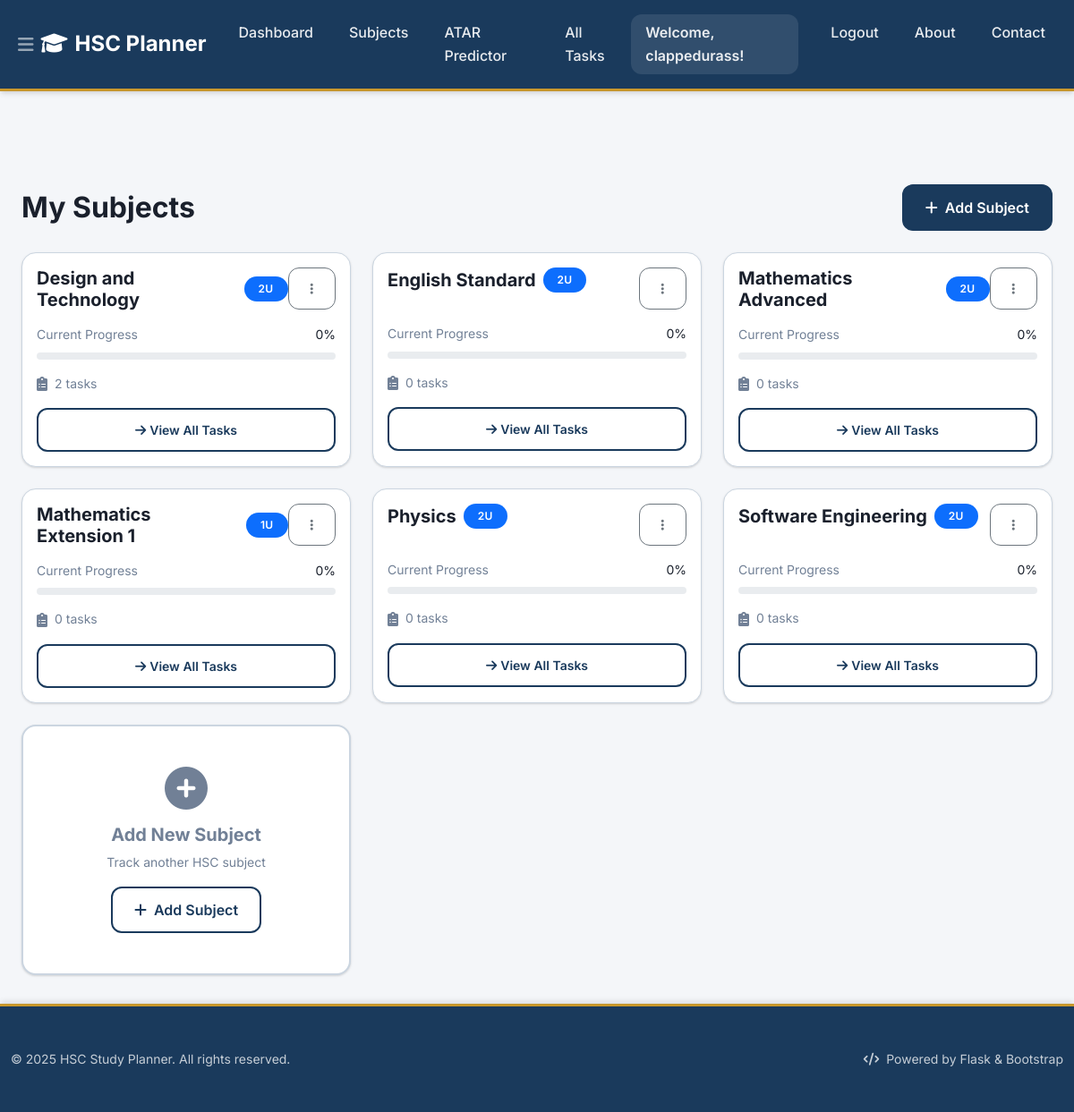
Page /subjects (signed in) on the earlier database version.
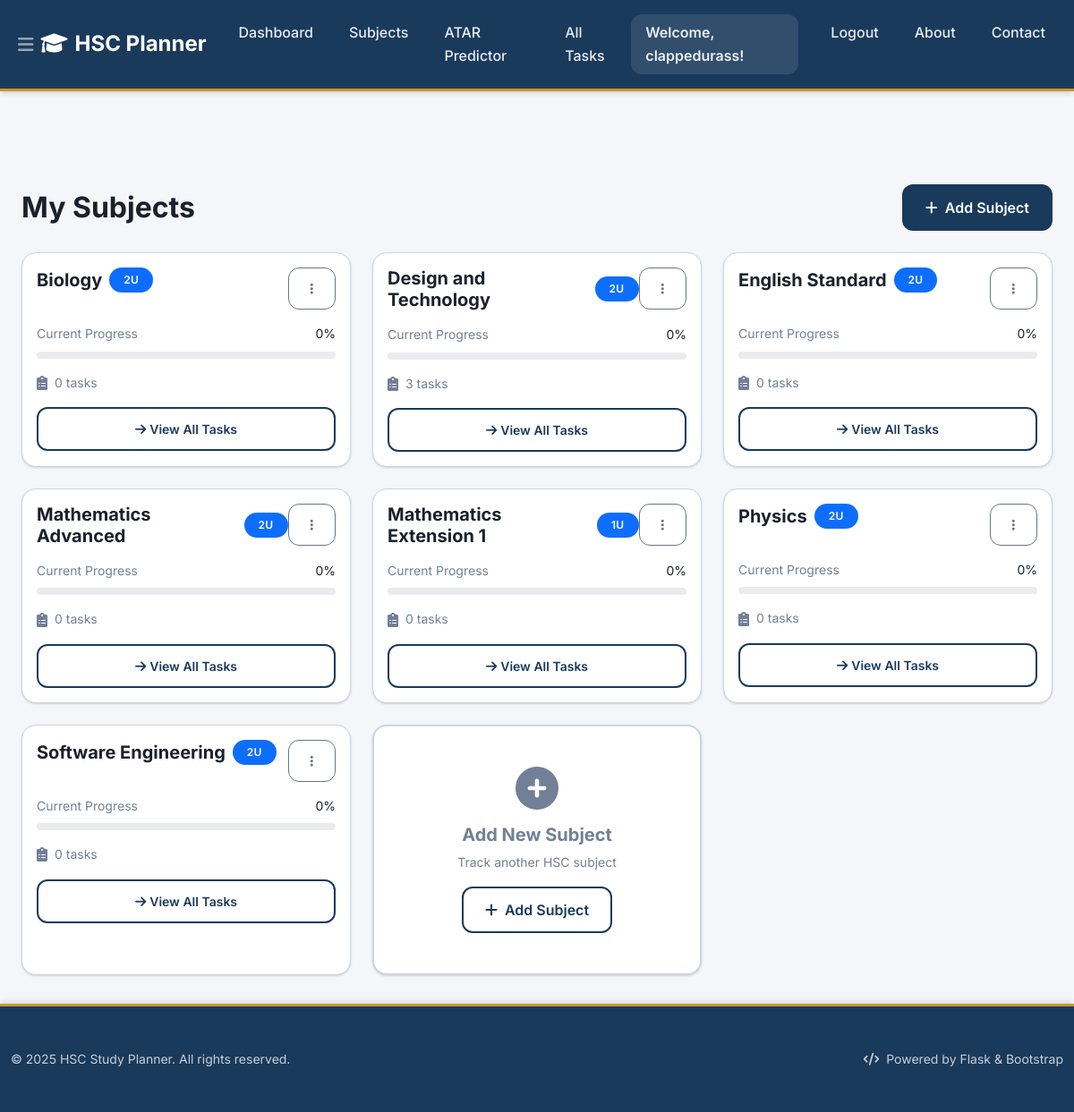
Same page on the later database version.
### tables this page shows
CREATE TABLE subjects (
                id INTEGER PRIMARY KEY AUTOINCREMENT,
                name TEXT NOT NULL,
                user_id INTEGER NOT NULL,
                units INTEGER NOT NULL DEFAULT 2,
                target_mark INTEGER,
                FOREIGN KEY (user_id) REFERENCES users (id),
                UNIQUE(user_id, name)
            );

### Task_Organiser/app.py (the view)
    @app.route('/subjects')
    @login_required
    def subjects():
        db = get_db()
        try:
            cursor = db.execute("PRAGMA table_info(subjects)")
            columns = [column[1] for column in cursor.fetchall()]
            if 'units' in columns and 'target_mark' in columns:
                subjects = db.execute('SELECT * FROM subjects WHERE user_id = ? ORDER BY name', (g.user['id'],)).fetchall()
            else:
                subjects = db.execute('SELECT id, name, user_id FROM subjects WHERE user_id = ? ORDER BY name', (g.user['id'],)).fetchall()
            subjects_list = []
            for subject in subjects:
                subject_dict = dict(subject)
                if 'units' not in subject_dict:
                    subject_dict['units'] = 2
                if 'target_mark' not in subject_dict:
                    subject_dict['target_mark'] = None
                if 'estimated_mark' not in subject_dict:
                    subject_dict['estimated_mark'] = 0
                task_count = db.execute('SELECT COUNT(*) as count FROM tasks WHERE user_id = ? AND subject_id = ?',
                                    (g.user['id'], subject_dict['id'])).fetchone()
                subject_dict['task_count'] = task_count['count'] if task_count else 0
                subjects_list.append(subject_dict)
            return render_template('subjects.html', subjects=subjects_list)
        except Exception as e:
            return render_template('subjects.html', subjects=[])

### Task_Organiser/app.py (called while the page is built)
def login_required(view):
    @wraps(view)
    def wrapped_view(**kwargs):
        if g.user is None:
            return redirect(url_for('login'))
        return view(**kwargs)
    return wrapped_view

### Task_Organiser/db.py (called while the page is built)
def get_db():
    if 'db' not in g:
        database_path = current_app.config['DATABASE']
        g.db = sqlite3.connect(database_path)
        g.db.row_factory = sqlite3.Row
    return g.db

### Task_Organiser/templates/subjects.html (shortened to what this page needs)
{% extends 'base.html' %}
{% block content %}
<div class="container mt-5">
    <div class="d-flex justify-content-between align-items-center mb-4">
        <h2 class="mb-0 fw-bold">My Subjects</h2>
        <button class="btn btn-primary" data-bs-toggle="modal" data-bs-target="#addSubjectModal">
            <i class="fas fa-plus me-2"></i>Add Subject
        </button>
    </div>
    <div class="row g-3 g-md-4">
        {% if subjects %}
            {% for subject in subjects %}
            <div class="col-12 col-md-6 col-lg-4">
                <div class="card card-subject h-100">
                    <div class="card-body">
                        <div class="d-flex justify-content-between align-items-start mb-3">
                            <div class="d-flex align-items-center">
                                <h5 class="card-title fw-bold mb-0 me-2">{{ subject.name }}</h5>
                                <span class="badge bg-primary">{{ subject.units }}u</span>
                            </div>
                            <div class="dropdown">
                                <button class="btn btn-sm btn-outline-secondary" type="button" data-bs-toggle="dropdown">
                                    <i class="fas fa-ellipsis-v"></i>
                                </button>
                            </div>
                        </div>
                        <div class="mb-3">
                            <div class="d-flex justify-content-between align-items-center mb-2">
                                <small class="text-muted">Current Progress</small>
                                <small class="fw-semibold">{{ subject.estimated_mark }}%</small>
                            </div>
                            <div class="progress" style="height: 8px;">
                            </div>
                        </div>
                        <div class="d-flex align-items-center text-muted">
                            <i class="fas fa-clipboard-list me-2"></i>
                            <small>{{ subject.task_count }} tasks</small>
                        </div>
                        <div class="mt-3">
                            <a href="{{ url_for('index') }}?subject_id={{ subject.id }}"
                               class="btn btn-outline-primary btn-sm w-100">
                                <i class="fas fa-arrow-right me-1"></i>View All Tasks
                            </a>
                        </div>
                    </div>
                </div>
            </div>
            {% endfor %}
        {% endif %}
        {% if subjects %}
        <div class="col-12 col-md-6 col-lg-4">
            <div class="card h-100 border-2 border-dashed" style="border-color: var(--border); min-height: 280px;">
                <div class="card-body d-flex flex-column justify-content-center align-items-center text-center">
                    <i class="fas fa-plus-circle text-muted mb-3" style="font-size: 3rem;"></i>
                    <h5 class="text-muted mb-2">Add New Subject</h5>
                    <p class="text-muted small mb-3">Track another HSC subject</p>
                    <button class="btn btn-outline-primary" data-bs-toggle="modal" data-bs-target="#addSubjectModal">
                        <i class="fas fa-plus me-2"></i>Add Subject
                    </button>
                </div>
            </div>
        </div>
        {% endif %}
    </div>
</div>
{% endblock %}

Differences in the rows shown:
added subjects: name "Biology", units "2", estimated_mark "0", task_count "0"
computed for subjects "Design and Technology": task_count "2" → "3"
